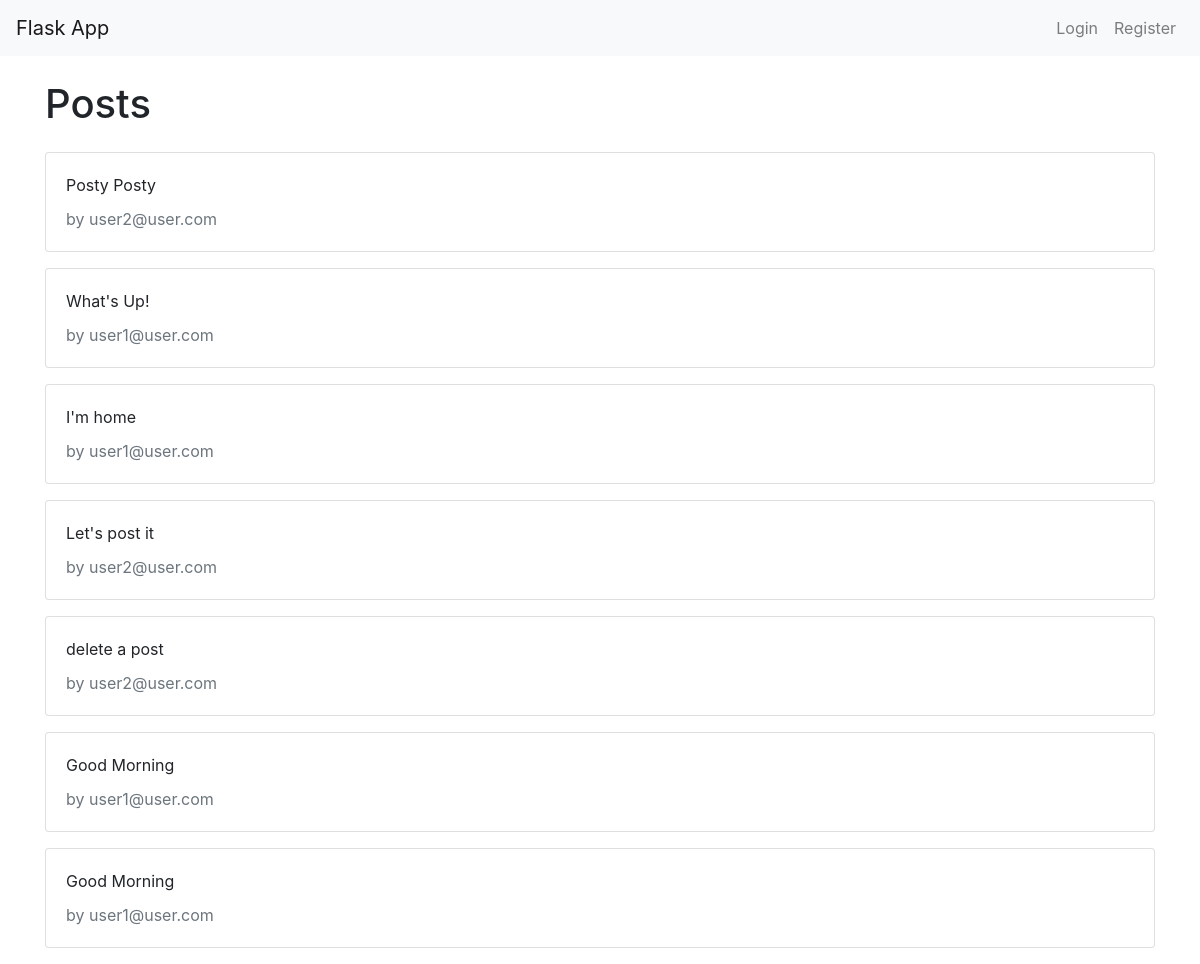
The page / on the database its author committed.
### app.py (models this page shows)
class Post(db.Model):
    id = db.Column(db.Integer, primary_key=True)
    content = db.Column(db.Text, nullable=False)
    user_id = db.Column(db.Integer, db.ForeignKey('user.id'), nullable=False)

class User(UserMixin, db.Model):
    id = db.Column(db.Integer, primary_key=True)
    email = db.Column(db.String(100), unique=True, nullable=False)
    password = db.Column(db.String(100), nullable=False)
    posts = db.relationship('Post', backref='author', lazy=True)

### app.py (the view)
@app.route('/')
def index():
    posts = Post.query.all()
    return render_template('index.html', posts=posts)

### templates/index.html (shortened to what this page needs)
{% extends "base.html" %}
{% block content %}
<h1 class="mb-4">Posts</h1>
{% for post in posts %}
    <div class="card mb-3">
        <div class="card-body">
            <p class="card-text">{{ post.content }}</p>
            <p class="card-subtitle text-muted">by {{ post.author.email }}</p>
        </div>
    </div>
{% endfor %}
{% endblock %}

### templates/base.html (shortened to what this page needs)
<!DOCTYPE html>
<html lang="en">
<head>
    <link rel="stylesheet" href="https://stackpath.bootstrapcdn.com/bootstrap/4.5.2/css/bootstrap.min.css">
</head>
<body>
    <nav class="navbar navbar-expand-lg navbar-light bg-light">
        <a class="navbar-brand" href="{{ url_for('index') }}">Flask App</a>
        <div class="collapse navbar-collapse">
            <ul class="navbar-nav ml-auto">
                {% if current_user.is_authenticated %}
                    <li class="nav-item">
                        <span class="navbar-text mr-3">
                            Logged in as: {{ current_user.email }} (ID: {{ current_user.id }})
                        </span>
                    </li>
                    <li class="nav-item">
                        <a class="nav-link" href="{{ url_for('logout') }}">Logout</a>
                    </li>
                {% else %}
                    <li class="nav-item">
                        <a class="nav-link" href="{{ url_for('login') }}">Login</a>
                    </li>
                    <li class="nav-item">
                        <a class="nav-link" href="{{ url_for('register') }}">Register</a>
                    </li>
                {% endif %}
            </ul>
        </div>
    </nav>
    <div class="container mt-4">
        {% block content %}{% endblock %}
    </div>
</body>
</html>

### rows shown on the page
Post: content "Posty Posty", author.email "user2@user.com"
Post: content "What's Up!", author.email "user1@user.com"
Post: content "I'm home", author.email "user1@user.com"
Post: content "Let's post it", author.email "user2@user.com"
Post: content "delete a post", author.email "user2@user.com"
Post: content "Good Morning", author.email "user1@user.com"
Post: content "Good Morning", author.email "user1@user.com"
